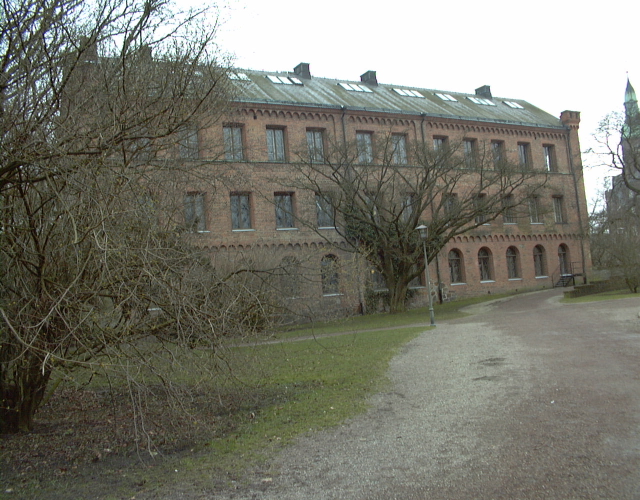
#> input picture panorama/out/1.jpg, 1280 x 1000 px (shown at 1/2 size)
$ python panorama.py
#> lines starting #> are read from the running program, lines starting #| are printed output that depends on the picture
### panorama/sift.py
from PIL import Image
import numpy
import os
import scipy.io as sio

def process_image(imagename, resultname, histeq=False,
                  params='--edge-thresh 10 --peak-thresh 5'):
#> called with imagename = 'out/1.jpg', resultname = 'out/1.sift', histeq = False, params = '--edge-thresh 10 --peak-thresh 5'
  if not imagename.endswith('pgm') or histeq:
    im = Image.open(imagename).convert('L')
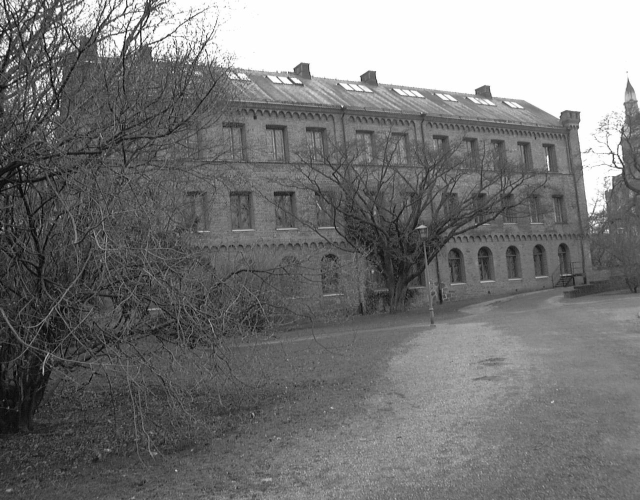
#> im: PIL image 1280x1000 L (shown at 1/2 size); min 0, max 255, mean 118
    if histeq:
      import imtools
      im = Image.fromarray(numpy.uint8(imtools.histeq(numpy.array(im))[0]))
    im.save('out_tmp.pgm')
    imagename = 'out_tmp.pgm'

  # Assumes that vlfeat's sift binary is in PATH.
  cmd = ' '.join(['sift', imagename, '--output=' + resultname, params])
  os.system(cmd)

  # Re-write as .mat file, which loads faster.
#> (the run stopped early here; a loop or call above may not have finished)
